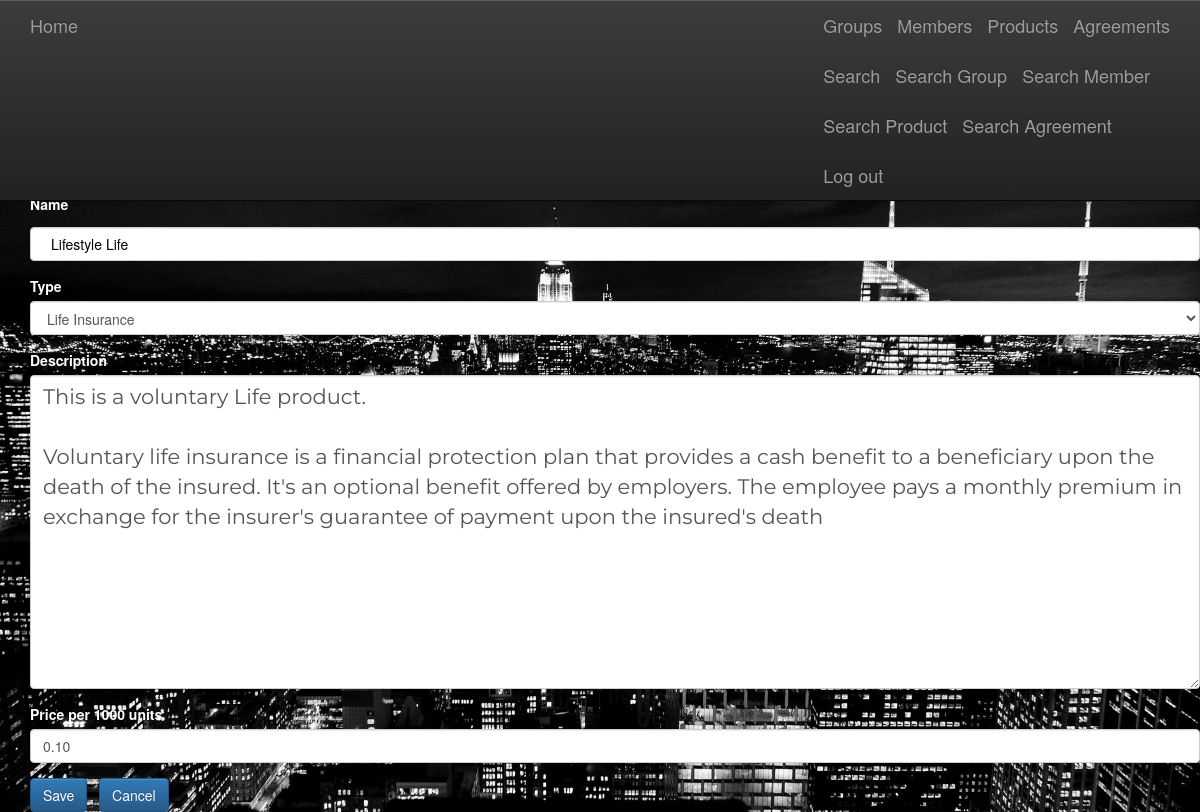
The app's page /products/update/1/ (signed in) with its own data.
### products/models.py (models this page shows, shortened)
class Product(models.Model):
    productid = models.PositiveIntegerField(max_length=10)
    name = models.CharField(max_length=255)
    CHOOSE = 'Unknown Type'
    LIFE = 'LIFE'
    STD = 'STD'
    LTD = 'LTD'
    CI = 'CI'
    PRODUCT_CHOICES = (
        (CHOOSE, 'Unknown Type'),
        (LIFE, 'Life Insurance'),
        (STD, 'Short Term Disability'),
        (LTD, 'Long Term Disability'),
        (CI, 'Critical Illness'),
    )
    type = models.CharField(max_length=100,
                                      choices=PRODUCT_CHOICES,
                                      default=CHOOSE)
    slug = models.SlugField(allow_unicode=True)
    description = models.TextField(blank=True, default='')
    description_html = models.TextField(editable=False, default='', blank=True)
    price_per_1000_units = models.DecimalField(max_digits=4, decimal_places=2, default=0)
    class Meta:
        ordering = ["pk"]
        unique_together = ("name", "type")

### products/views.py (the view)
# urls.py: url(r"^update/(?P<pk>\d+)/$",views.UpdateProduct.as_view(),name="update"),
class UpdateProduct(LoginRequiredMixin, generic.UpdateView):
    login_url = '/login/'
    context_object_name = 'product_details'
    redirect_field_name = 'products/product_detail.html'
    form_class = forms.ProductForm
    model = models.Product
    template_name = 'products/product_form.html'

### products/forms.py
class ProductForm(forms.ModelForm):
    productid: forms.IntegerField()
    price_per_1000_units: forms.DecimalField()
    class Meta:
        model = Product
        fields = ('productid', 'name', 'type', 'description', 'price_per_1000_units',)
        widgets = {
            'name': forms.TextInput(attrs={'class': 'textinputclass'}),
            'description': forms.Textarea(attrs={'class': 'editable medium-editor-textarea postcontent'}),
        }

### products/templates/products/product_form.html (shortened to what this page needs)
{% extends "products/product_base.html" %}
{% load bootstrap3 %}
{% block product_content %}
<h4>Edit Product</h4>
  <form method="POST">
  	{% bootstrap_form form %}
  	<input type="submit" value="Save" class="btn btn-primary btn-large">
    <a href="{% url 'products:all'%}" class="btn btn-primary btn-large">Cancel</a>
  </form>
{% endblock %}

### static/simplesocial/css/master.css (style rules this page uses)
body { margin: 0; overflow: scroll; background-color: black; color:white; }
.postcontent { font-family: 'Montserrat'; font-size: 1.5em; }
html, body { background: #000; height: 100%; }
input[type=text] { width: 100%; padding: 12px 20px; margin: 8px 0; box-sizing: border-box; color: black; }

### records on screen
Product: name "Lifestyle Life", type "Life Insurance", description "This is a voluntary Life product. Voluntary life insurance is a financial protection plan that provides a cash benefit to a beneficiary upon the death of the insured. It's an optional benefit offered by employers. The employee pays a monthly premium in exchange for the insurer's guarantee of payment upon the insured's death"
